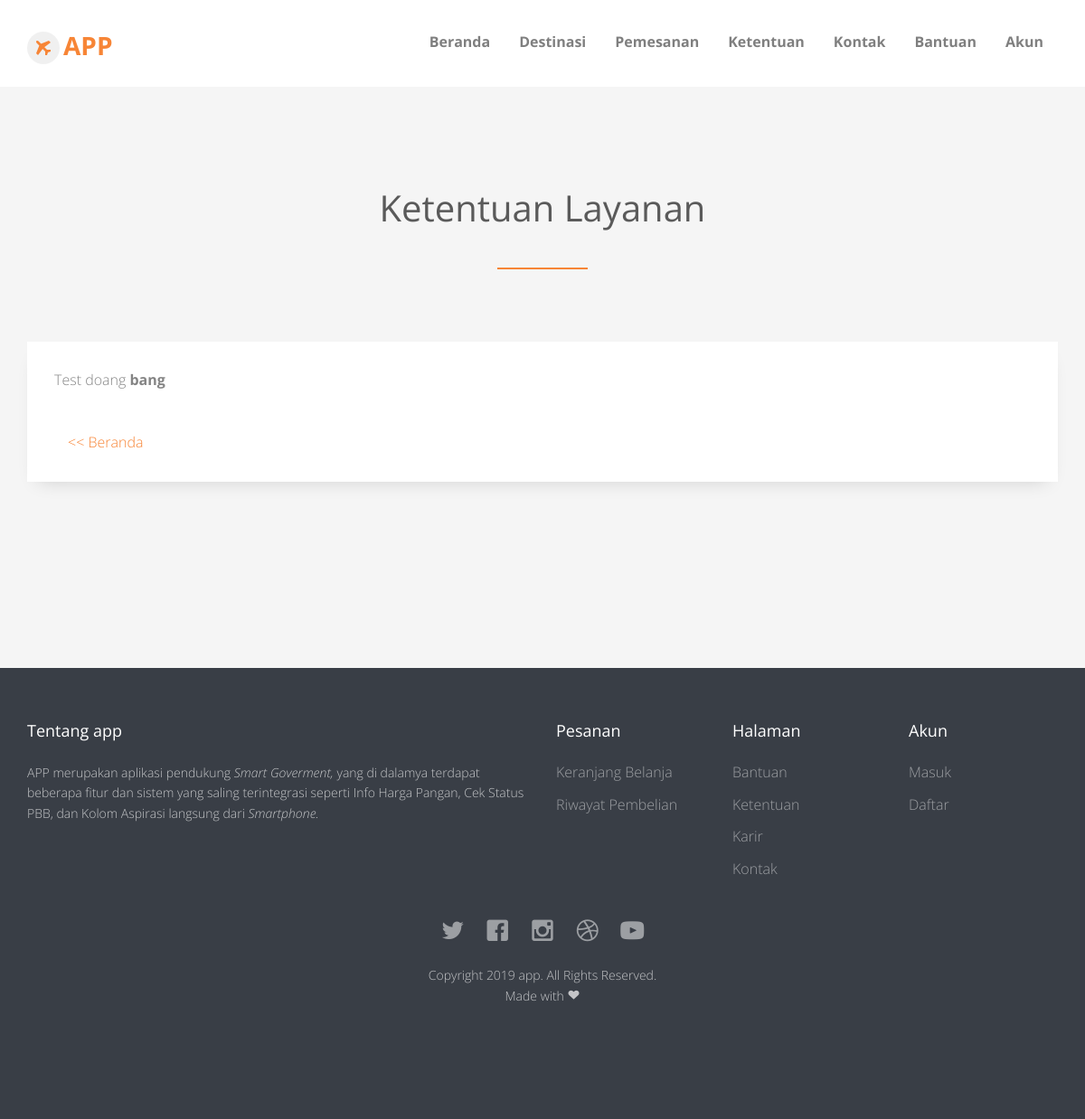
The app's page /page.php?permalink=ketentuan with its own data.
### tables this page shows
CREATE TABLE `setting` (
  `title` varchar(255) DEFAULT NULL,
  `subtitle` varchar(255) DEFAULT NULL,
  `description` text DEFAULT NULL
);

CREATE TABLE `page` (
  `id` int(11) NOT NULL,
  `permalink` varchar(255) DEFAULT NULL,
  `subtitle` varchar(255) DEFAULT NULL,
  `content` varchar(255) DEFAULT NULL
);

### system/config.php (called while the page is built, shortened)
<?php
class Config extends mysqli{
	function getSetting(){
		$exec = $this->query("SELECT * FROM setting");
		$data = $exec->fetch_assoc();
		return $data;
	}
	function getPage($permalink){
		$permalink = trim($this->real_escape_string($permalink));
		$sql = "SELECT * FROM page WHERE permalink ='$permalink'";
		$exec = $this->query($sql);
		$data = $exec->fetch_assoc();
		return @$data;
	}
}
$app = new Config();
$setting = $app->getSetting();

### page.php (the view, shortened to what this page needs)
<?php require 'system/config.php'; ?>
<?php
	if (!isset($_GET['permalink'])) {
		header("location:index.php");
	}else{
		$permalink = trim($_GET['permalink']);
		if ($permalink == "") {
			header("location:index.php");
		}else{
			$detail = $app->getPage($permalink);
		}
	}
 ?>
<!DOCTYPE html>
 <html class="no-js">
	<head>
	<?php include 'template/meta_head.php'; ?>
	</head>
	<body>
		<div id="fh5co-wrapper">
		<div id="fh5co-page">
		<?php include 'template/header.php'; ?>
		<div id="fh5co-blog-section" class="fh5co-section-gray">
			<div class="container">
				<div class="row">
					<div class="col-md-8 col-md-offset-2 text-center heading-section animate-box">
						<h3><?php echo $detail['subtitle']; ?></h3>
					</div>
				</div>
			</div>
			<div class="container">
				<div class="row row-bottom-padded-md">
					<div class="col-lg-12 col-md-12 col-sm-12">
						<div class="fh5co-blog animate-box">
							<div class="blog-text">
								<div class="prod-title">
									<div class="row">
										<div class="col-md-12 col-sm-12 col-xs-12">
											<?php echo $detail['content']; ?>
										</div>
									</div>
									<div class="col-md-12" style="margin-top: 20px">
										<a href="index.php"><< Beranda</a>
									</div>
								</div>
							</div>
						</div>
					</div>
				</div>
			</div>
		</div>
	</div>
		<?php include 'template/footer.php'; ?>
	</div>
	</body>
</html>

### template/header.php (shortened to what this page needs)
<header id="fh5co-header-section" class="sticky-banner">
			<div class="container">
				<div class="nav-header">
					<h1 id="fh5co-logo"><a href="index.php"><i class="icon-airplane"></i><?php echo $setting['title']; ?></a></h1>
					<nav id="fh5co-menu-wrap" role="navigation">
						<ul class="sf-menu" id="fh5co-primary-menu">
							<li <?php if ($_SERVER['PHP_SELF'] == "/index.php"): ?>
								class="active"
							<?php endif ?>><a href="index.php">Beranda</a></li>
							<li>
								<a href="destinasi.php">Destinasi</a>
							</li>
							<li>
								<a href="#" class="fh5co-sub-ddown">Pemesanan</a>
							</li>
							<li><a href="page.php?permalink=ketentuan">Ketentuan</a></li>
							<li <?php if ($_SERVER['PHP_SELF'] == "/contact.php"): ?>
								class="active"
							<?php endif ?> ><a href="contact.php">Kontak</a></li>
							<li><a href="page.php?permalink=bantuan">Bantuan</a></li>
							<?php if (isset($_SESSION['user'])): ?>
								<li <?php if ($_SERVER['PHP_SELF'] == "/checkout.php" || $_SERVER['PHP_SELF'] == "/history.php"): ?>
								class="active"
							<?php endif ?>>
								<a href="login.php" class="fh5co-sub-ddown">Akun</a>
								<ul class="fh5co-sub-menu">
									<li><a href="logout.php">Logout</a></li>
								</ul>
							</li>
							<?php else: ?>
							<li <?php if ($_SERVER['PHP_SELF'] == "/login.php" || $_SERVER['PHP_SELF'] == "/register.php"): ?>
								class="active"
							<?php endif ?>>
								<a href="login.php" class="fh5co-sub-ddown">Akun</a>
							</li>
							<?php endif ?>
						</ul>
					</nav>
				</div>
			</div>
		</header>

### template/footer.php
<footer>
			<div id="footer">
				<div class="container">
					<div class="row row-bottom-padded-md">
						<div class="col-md-6 col-sm-6 col-xs-12 fh5co-footer-link">
							<h3>Tentang <?php echo $setting['title'];?></h3>
							<p><?php echo $setting['description']; ?></p>
						</div>
						<div class="col-md-2 col-sm-2 col-xs-12 fh5co-footer-link">
							<h3>Pesanan</h3>
							<ul>
								<li><a href="cart.php">Keranjang Belanja</a></li>
								<li><a href="history.php">Riwayat Pembelian</a></li>
							</ul>
						</div>
						<div class="col-md-2 col-sm-2 col-xs-12 fh5co-footer-link">
							<h3>Halaman</h3>
							<ul>
								<li><a href="page.php?permalink=bantuan">Bantuan</a></li>
								<li><a href="page.php?permalink=ketentuan">Ketentuan</a></li>
								<li><a href="page.php?permalink=karir">Karir</a></li>
								<li><a href="page.php?permalink=kontak">Kontak</a></li>
							</ul>
						</div>
						<div class="col-md-2 col-sm-2 col-xs-12 fh5co-footer-link">
							<h3>Akun</h3>
							<ul>
								<li><a href="login.php">Masuk</a></li>
								<li><a href="register.php">Daftar</a></li>
							</ul>
						</div>
					<div class="row">
						<div class="col-md-6 col-md-offset-3 text-center">
							<p class="fh5co-social-icons">
								<a href=""><i class="icon-twitter2"></i></a>
								<a href=""><i class="icon-facebook2"></i></a>
								<a href=""><i class="icon-instagram"></i></a>
								<a href=""><i class="icon-dribbble2"></i></a>
								<a href=""><i class="icon-youtube"></i></a>
							</p>
							<p>Copyright <?php echo date("Y"); ?> <?php echo $setting['title'];?>. All Rights Reserved. <br>Made with <i class="icon-heart3"></i></p>
						</div>
					</div>
				</div>
			</div>
		</footer>

### css/icomoon.css (style rules this page uses)
[class^="icon-"], [class*=" icon-"] { font-family: 'icomoon' !important; speak: none; font-style: normal; font-weight: normal; font-variant: normal; text-transform: none; line-height: 1; -webkit-font-smoothing: antialiased; -moz-osx-font-smoothing: grayscale; }
.icon-heart3:before { content: "\e9b6"; }
.icon-dribbble2:before { content: "\ea66"; }
.icon-facebook2:before { content: "\ea68"; }
.icon-instagram:before { content: "\ea70"; }
.icon-twitter2:before { content: "\ea7d"; }
.icon-youtube:before { content: "\ea81"; }
.icon-airplane:before { content: "\eb6d"; }

### css/superfish.css (style rules this page uses)
.sf-menu, .sf-menu * { margin: 0; padding: 0; list-style: none; }
.sf-menu li { position: relative; }
.sf-menu > li { float: left; }
.sf-menu a { display: block; position: relative; }
.sf-menu { float: left; margin-bottom: 1em; }
.sf-menu a { border-left: 1px solid #fff; border-top: 1px solid #dFeEFF; border-top: 1px solid rgba(255,255,255,.5); padding: .75em 1em; text-decoration: none; zoom: 1; }
.sf-menu a { color: #13a; }
.sf-menu li { background: #BDD2FF; white-space: nowrap; *white-space: normal; -webkit-transition: background .2s; transition: background .2s; }

### records on screen
setting: title "APP", title "app", description "APP merupakan aplikasi pendukung Smart Goverment, yang di dalamya terdapat beberapa fitur dan sistem yang saling terintegrasi seperti Info Harga Pangan, Cek Status PBB, dan Kolom Aspirasi langsung dari Smartphone."
page: subtitle "Ketentuan Layanan", content "Test doang bang"
